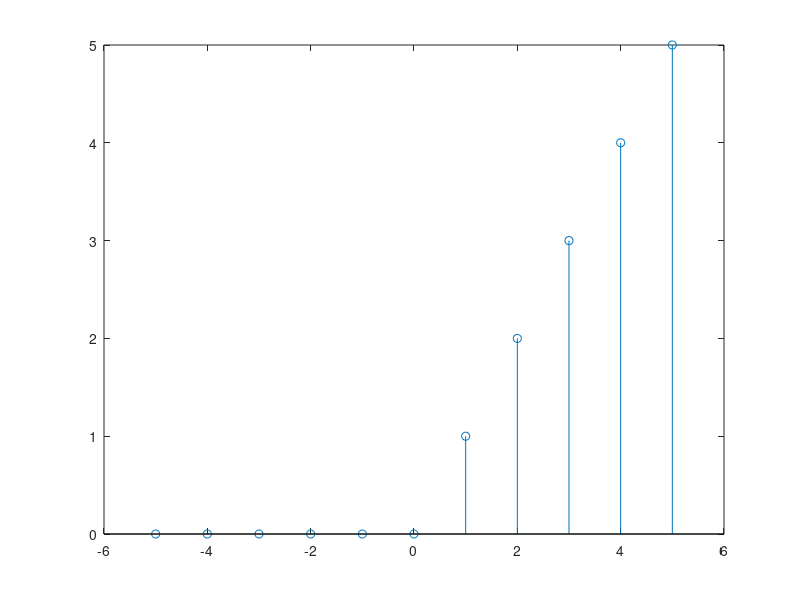

Recreate this plot in MATLAB.
clc;
clear all;
close all;

l_input = input('Enter the length of sequence you want on either side');
seq = -l_input : l_input;
len = length(seq);

% Unit Ramp
y(1 : len/2) = 0
y((len +1)/2 : len) = 1;
y2 = seq.*y;
stem (seq, y2);